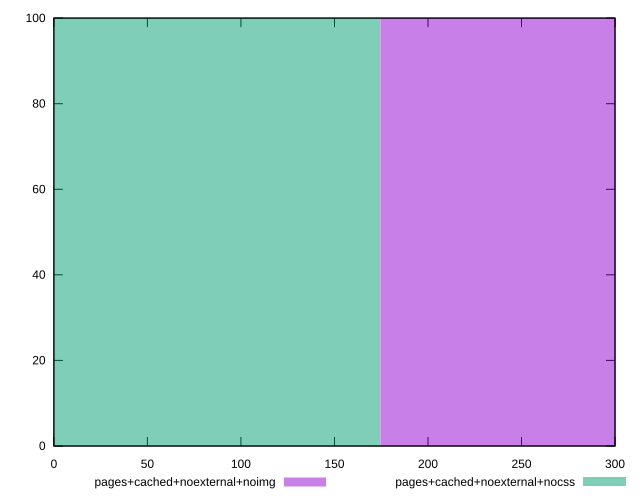

Here is the gnuplot script that generated this plot:
reset
set terminal svg size 640, 500
set output "reprap/unused-css-rules/comparison/histogram/8_vs_9.svg"

$pagesCachedNoexternalNoimg <<EOF
348.92868174251157 100
EOF

$pagesCachedNoexternalNocss <<EOF
0 100
EOF

set key outside below
set boxwidth 348.92868174251157
set yrange [0:100]
set style fill transparent solid 0.5 noborder

plot \
  $pagesCachedNoexternalNoimg title "pages+cached+noexternal+noimg" with boxes, \
  $pagesCachedNoexternalNocss title "pages+cached+noexternal+nocss" with boxes, \


reset
